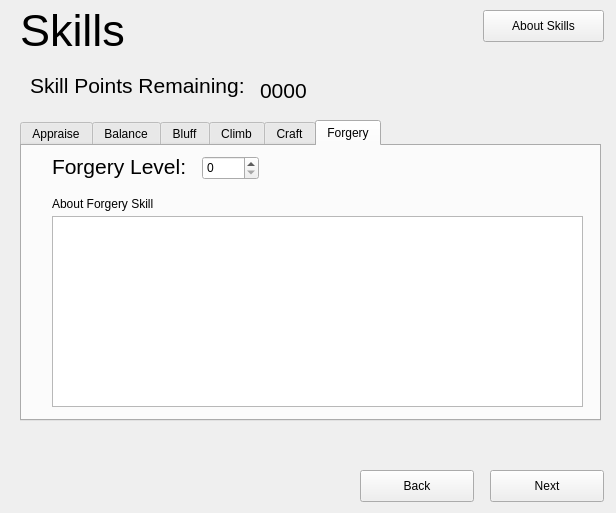
<?xml version="1.0" encoding="UTF-8"?>
<ui version="4.0">
 <class>Skills</class>
 <widget class="QWidget" name="Skills">
  <property name="geometry">
   <rect>
    <x>0</x>
    <y>0</y>
    <width>616</width>
    <height>513</height>
   </rect>
  </property>
  <property name="windowTitle">
   <string>Form</string>
  </property>
  <widget class="QPushButton" name="btnAboutClasses">
   <property name="geometry">
    <rect>
     <x>483</x>
     <y>10</y>
     <width>121</width>
     <height>32</height>
    </rect>
   </property>
   <property name="text">
    <string>About Skills</string>
   </property>
  </widget>
  <widget class="QTabWidget" name="tabWidget">
   <property name="geometry">
    <rect>
     <x>20</x>
     <y>120</y>
     <width>581</width>
     <height>301</height>
    </rect>
   </property>
   <property name="currentIndex">
    <number>5</number>
   </property>
   <widget class="QWidget" name="tabStr">
    <attribute name="title">
     <string>Appraise</string>
    </attribute>
    <widget class="QSpinBox" name="spinStr">
     <property name="geometry">
      <rect>
       <x>190</x>
       <y>10</y>
       <width>57</width>
       <height>24</height>
      </rect>
     </property>
    </widget>
    <widget class="QLabel" name="lblStrLevel">
     <property name="geometry">
      <rect>
       <x>30</x>
       <y>10</y>
       <width>151</width>
       <height>21</height>
      </rect>
     </property>
     <property name="font">
      <font>
       <family>Arial</family>
       <pointsize>16</pointsize>
      </font>
     </property>
     <property name="text">
      <string>Appraise Level:</string>
     </property>
    </widget>
    <widget class="QTextBrowser" name="textStr">
     <property name="geometry">
      <rect>
       <x>30</x>
       <y>70</y>
       <width>531</width>
       <height>191</height>
      </rect>
     </property>
     <property name="html">
      <string>&lt;!DOCTYPE HTML PUBLIC &quot;-//W3C//DTD HTML 4.0//EN&quot; &quot;http://www.w3.org/TR/REC-html40/strict.dtd&quot;&gt;
&lt;html&gt;&lt;head&gt;&lt;meta name=&quot;qrichtext&quot; content=&quot;1&quot; /&gt;&lt;style type=&quot;text/css&quot;&gt;
p, li { white-space: pre-wrap; }
&lt;/style&gt;&lt;/head&gt;&lt;body style=&quot; font-family:'Ubuntu'; font-size:9pt; font-weight:400; font-style:normal;&quot;&gt;
&lt;p style=&quot;-qt-paragraph-type:empty; margin-top:12px; margin-bottom:12px; margin-left:0px; margin-right:0px; -qt-block-indent:0; text-indent:0px; font-family:'Lucida Grande'; font-size:13pt;&quot;&gt;&lt;br /&gt;&lt;/p&gt;&lt;/body&gt;&lt;/html&gt;</string>
     </property>
    </widget>
    <widget class="QLabel" name="lblStrAbout">
     <property name="geometry">
      <rect>
       <x>30</x>
       <y>50</y>
       <width>171</width>
       <height>16</height>
      </rect>
     </property>
     <property name="text">
      <string>About Appraise Skill</string>
     </property>
    </widget>
   </widget>
   <widget class="QWidget" name="tabDexerity">
    <attribute name="title">
     <string>Balance</string>
    </attribute>
    <widget class="QLabel" name="lblDexAbout">
     <property name="geometry">
      <rect>
       <x>30</x>
       <y>50</y>
       <width>171</width>
       <height>16</height>
      </rect>
     </property>
     <property name="text">
      <string>About Balance Skill</string>
     </property>
    </widget>
    <widget class="QTextBrowser" name="textDex">
     <property name="geometry">
      <rect>
       <x>30</x>
       <y>70</y>
       <width>531</width>
       <height>191</height>
      </rect>
     </property>
     <property name="html">
      <string>&lt;!DOCTYPE HTML PUBLIC &quot;-//W3C//DTD HTML 4.0//EN&quot; &quot;http://www.w3.org/TR/REC-html40/strict.dtd&quot;&gt;
&lt;html&gt;&lt;head&gt;&lt;meta name=&quot;qrichtext&quot; content=&quot;1&quot; /&gt;&lt;style type=&quot;text/css&quot;&gt;
p, li { white-space: pre-wrap; }
&lt;/style&gt;&lt;/head&gt;&lt;body style=&quot; font-family:'Ubuntu'; font-size:9pt; font-weight:400; font-style:normal;&quot;&gt;
&lt;p style=&quot;-qt-paragraph-type:empty; margin-top:12px; margin-bottom:12px; margin-left:0px; margin-right:0px; -qt-block-indent:0; text-indent:0px; font-family:'Lucida Grande'; font-size:13pt;&quot;&gt;&lt;br /&gt;&lt;/p&gt;&lt;/body&gt;&lt;/html&gt;</string>
     </property>
    </widget>
    <widget class="QLabel" name="lblDexLevel">
     <property name="geometry">
      <rect>
       <x>30</x>
       <y>10</y>
       <width>151</width>
       <height>21</height>
      </rect>
     </property>
     <property name="font">
      <font>
       <family>Arial</family>
       <pointsize>16</pointsize>
      </font>
     </property>
     <property name="text">
      <string>Balance Level:</string>
     </property>
    </widget>
    <widget class="QSpinBox" name="spinDex">
     <property name="geometry">
      <rect>
       <x>180</x>
       <y>10</y>
       <width>57</width>
       <height>24</height>
      </rect>
     </property>
    </widget>
   </widget>
   <widget class="QWidget" name="tabConstruction">
    <attribute name="title">
     <string>Bluff</string>
    </attribute>
    <widget class="QSpinBox" name="spinCon">
     <property name="geometry">
      <rect>
       <x>150</x>
       <y>10</y>
       <width>57</width>
       <height>24</height>
      </rect>
     </property>
    </widget>
    <widget class="QLabel" name="lblConLevel">
     <property name="geometry">
      <rect>
       <x>30</x>
       <y>10</y>
       <width>141</width>
       <height>21</height>
      </rect>
     </property>
     <property name="font">
      <font>
       <family>Arial</family>
       <pointsize>16</pointsize>
      </font>
     </property>
     <property name="text">
      <string>Bluff Level:</string>
     </property>
    </widget>
    <widget class="QTextBrowser" name="textCon">
     <property name="geometry">
      <rect>
       <x>30</x>
       <y>70</y>
       <width>531</width>
       <height>191</height>
      </rect>
     </property>
     <property name="html">
      <string>&lt;!DOCTYPE HTML PUBLIC &quot;-//W3C//DTD HTML 4.0//EN&quot; &quot;http://www.w3.org/TR/REC-html40/strict.dtd&quot;&gt;
&lt;html&gt;&lt;head&gt;&lt;meta name=&quot;qrichtext&quot; content=&quot;1&quot; /&gt;&lt;style type=&quot;text/css&quot;&gt;
p, li { white-space: pre-wrap; }
&lt;/style&gt;&lt;/head&gt;&lt;body style=&quot; font-family:'Ubuntu'; font-size:9pt; font-weight:400; font-style:normal;&quot;&gt;
&lt;p style=&quot;-qt-paragraph-type:empty; margin-top:12px; margin-bottom:12px; margin-left:0px; margin-right:0px; -qt-block-indent:0; text-indent:0px; font-family:'Lucida Grande'; font-size:13pt;&quot;&gt;&lt;br /&gt;&lt;/p&gt;&lt;/body&gt;&lt;/html&gt;</string>
     </property>
    </widget>
    <widget class="QLabel" name="lblConAbout">
     <property name="geometry">
      <rect>
       <x>30</x>
       <y>50</y>
       <width>171</width>
       <height>16</height>
      </rect>
     </property>
     <property name="text">
      <string>About Bluff Skill</string>
     </property>
    </widget>
   </widget>
   <widget class="QWidget" name="tabIntelligence">
    <attribute name="title">
     <string>Climb</string>
    </attribute>
    <widget class="QSpinBox" name="spinInt">
     <property name="geometry">
      <rect>
       <x>160</x>
       <y>10</y>
       <width>57</width>
       <height>24</height>
      </rect>
     </property>
    </widget>
    <widget class="QLabel" name="lblIntLevel">
     <property name="geometry">
      <rect>
       <x>30</x>
       <y>10</y>
       <width>141</width>
       <height>21</height>
      </rect>
     </property>
     <property name="font">
      <font>
       <family>Arial</family>
       <pointsize>16</pointsize>
      </font>
     </property>
     <property name="text">
      <string>Climb Level:</string>
     </property>
    </widget>
    <widget class="QTextBrowser" name="textInt">
     <property name="geometry">
      <rect>
       <x>30</x>
       <y>70</y>
       <width>531</width>
       <height>191</height>
      </rect>
     </property>
     <property name="html">
      <string>&lt;!DOCTYPE HTML PUBLIC &quot;-//W3C//DTD HTML 4.0//EN&quot; &quot;http://www.w3.org/TR/REC-html40/strict.dtd&quot;&gt;
&lt;html&gt;&lt;head&gt;&lt;meta name=&quot;qrichtext&quot; content=&quot;1&quot; /&gt;&lt;style type=&quot;text/css&quot;&gt;
p, li { white-space: pre-wrap; }
&lt;/style&gt;&lt;/head&gt;&lt;body style=&quot; font-family:'Ubuntu'; font-size:9pt; font-weight:400; font-style:normal;&quot;&gt;
&lt;p style=&quot;-qt-paragraph-type:empty; margin-top:12px; margin-bottom:12px; margin-left:0px; margin-right:0px; -qt-block-indent:0; text-indent:0px; font-family:'Lucida Grande'; font-size:13pt;&quot;&gt;&lt;br /&gt;&lt;/p&gt;&lt;/body&gt;&lt;/html&gt;</string>
     </property>
    </widget>
    <widget class="QLabel" name="lblIntAbout">
     <property name="geometry">
      <rect>
       <x>30</x>
       <y>50</y>
       <width>171</width>
       <height>16</height>
      </rect>
     </property>
     <property name="text">
      <string>About Climb Skill</string>
     </property>
    </widget>
   </widget>
   <widget class="QWidget" name="tabWizdom">
    <attribute name="title">
     <string>Craft</string>
    </attribute>
    <widget class="QSpinBox" name="spinWiz">
     <property name="geometry">
      <rect>
       <x>150</x>
       <y>10</y>
       <width>57</width>
       <height>24</height>
      </rect>
     </property>
    </widget>
    <widget class="QLabel" name="lblWizLevel">
     <property name="geometry">
      <rect>
       <x>30</x>
       <y>10</y>
       <width>121</width>
       <height>21</height>
      </rect>
     </property>
     <property name="font">
      <font>
       <family>Arial</family>
       <pointsize>16</pointsize>
      </font>
     </property>
     <property name="text">
      <string>Craft Level:</string>
     </property>
    </widget>
    <widget class="QTextBrowser" name="textWiz">
     <property name="geometry">
      <rect>
       <x>30</x>
       <y>70</y>
       <width>531</width>
       <height>191</height>
      </rect>
     </property>
     <property name="html">
      <string>&lt;!DOCTYPE HTML PUBLIC &quot;-//W3C//DTD HTML 4.0//EN&quot; &quot;http://www.w3.org/TR/REC-html40/strict.dtd&quot;&gt;
&lt;html&gt;&lt;head&gt;&lt;meta name=&quot;qrichtext&quot; content=&quot;1&quot; /&gt;&lt;style type=&quot;text/css&quot;&gt;
p, li { white-space: pre-wrap; }
&lt;/style&gt;&lt;/head&gt;&lt;body style=&quot; font-family:'Ubuntu'; font-size:9pt; font-weight:400; font-style:normal;&quot;&gt;
&lt;p style=&quot;-qt-paragraph-type:empty; margin-top:12px; margin-bottom:12px; margin-left:0px; margin-right:0px; -qt-block-indent:0; text-indent:0px; font-family:'Lucida Grande'; font-size:13pt;&quot;&gt;&lt;br /&gt;&lt;/p&gt;&lt;/body&gt;&lt;/html&gt;</string>
     </property>
    </widget>
    <widget class="QLabel" name="lblWizAbout">
     <property name="geometry">
      <rect>
       <x>30</x>
       <y>50</y>
       <width>171</width>
       <height>16</height>
      </rect>
     </property>
     <property name="text">
      <string>About Craft Ability</string>
     </property>
    </widget>
   </widget>
   <widget class="QWidget" name="tabCharism">
    <attribute name="title">
     <string>Forgery</string>
    </attribute>
    <widget class="QSpinBox" name="spinCha">
     <property name="geometry">
      <rect>
       <x>180</x>
       <y>10</y>
       <width>57</width>
       <height>24</height>
      </rect>
     </property>
    </widget>
    <widget class="QLabel" name="lblChaLevel">
     <property name="geometry">
      <rect>
       <x>30</x>
       <y>0</y>
       <width>141</width>
       <height>41</height>
      </rect>
     </property>
     <property name="font">
      <font>
       <family>Arial</family>
       <pointsize>16</pointsize>
      </font>
     </property>
     <property name="text">
      <string>Forgery Level:</string>
     </property>
    </widget>
    <widget class="QTextBrowser" name="textCha">
     <property name="geometry">
      <rect>
       <x>30</x>
       <y>70</y>
       <width>531</width>
       <height>191</height>
      </rect>
     </property>
     <property name="html">
      <string>&lt;!DOCTYPE HTML PUBLIC &quot;-//W3C//DTD HTML 4.0//EN&quot; &quot;http://www.w3.org/TR/REC-html40/strict.dtd&quot;&gt;
&lt;html&gt;&lt;head&gt;&lt;meta name=&quot;qrichtext&quot; content=&quot;1&quot; /&gt;&lt;style type=&quot;text/css&quot;&gt;
p, li { white-space: pre-wrap; }
&lt;/style&gt;&lt;/head&gt;&lt;body style=&quot; font-family:'Ubuntu'; font-size:9pt; font-weight:400; font-style:normal;&quot;&gt;
&lt;p style=&quot;-qt-paragraph-type:empty; margin-top:12px; margin-bottom:12px; margin-left:0px; margin-right:0px; -qt-block-indent:0; text-indent:0px; font-family:'Lucida Grande'; font-size:13pt;&quot;&gt;&lt;br /&gt;&lt;/p&gt;&lt;/body&gt;&lt;/html&gt;</string>
     </property>
    </widget>
    <widget class="QLabel" name="lblChaAbout">
     <property name="geometry">
      <rect>
       <x>30</x>
       <y>50</y>
       <width>171</width>
       <height>16</height>
      </rect>
     </property>
     <property name="text">
      <string>About Forgery Skill</string>
     </property>
    </widget>
   </widget>
  </widget>
  <widget class="QPushButton" name="btnBack">
   <property name="geometry">
    <rect>
     <x>360</x>
     <y>470</y>
     <width>114</width>
     <height>32</height>
    </rect>
   </property>
   <property name="text">
    <string>Back</string>
   </property>
  </widget>
  <widget class="QLabel" name="lblTitle">
   <property name="geometry">
    <rect>
     <x>20</x>
     <y>10</y>
     <width>201</width>
     <height>41</height>
    </rect>
   </property>
   <property name="font">
    <font>
     <family>Arial</family>
     <pointsize>34</pointsize>
    </font>
   </property>
   <property name="text">
    <string>Skills</string>
   </property>
  </widget>
  <widget class="QPushButton" name="btnNext">
   <property name="geometry">
    <rect>
     <x>490</x>
     <y>470</y>
     <width>114</width>
     <height>32</height>
    </rect>
   </property>
   <property name="text">
    <string>Next</string>
   </property>
  </widget>
  <widget class="QLabel" name="label">
   <property name="geometry">
    <rect>
     <x>30</x>
     <y>65</y>
     <width>221</width>
     <height>41</height>
    </rect>
   </property>
   <property name="font">
    <font>
     <family>Arial</family>
     <pointsize>16</pointsize>
    </font>
   </property>
   <property name="text">
    <string>Skill Points Remaining:</string>
   </property>
  </widget>
  <widget class="QLabel" name="label_2">
   <property name="geometry">
    <rect>
     <x>260</x>
     <y>80</y>
     <width>62</width>
     <height>20</height>
    </rect>
   </property>
   <property name="font">
    <font>
     <family>Arial</family>
     <pointsize>16</pointsize>
    </font>
   </property>
   <property name="text">
    <string>0000</string>
   </property>
  </widget>
 </widget>
 <resources/>
 <connections/>
</ui>
